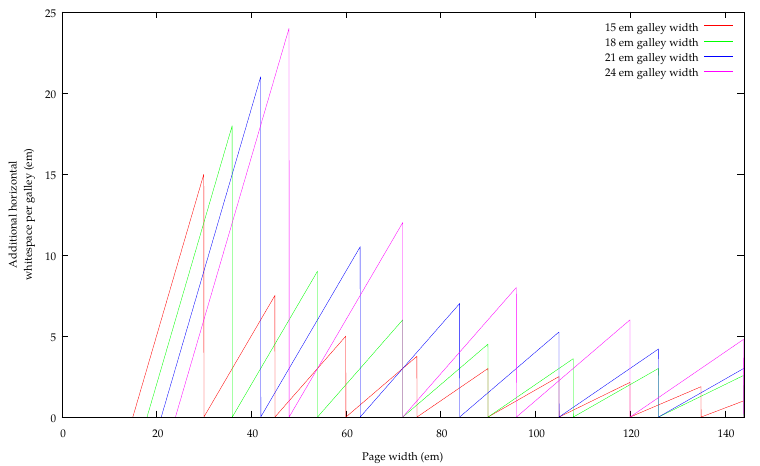

Generate this figure with gnuplot:
# set term postscript enhanced color eps font "Palatino" size 5in, 2in
# set output "overlay.ps"
set term pdf size 7.6in, 4.66in font "Palatino"
set output "overlay.pdf"
set samples 5000
set xlabel "Page width (em)"
set ylabel "Additional horizontal\nwhitespace per galley (em)"
# set yrange [0:1.2]

plot [0:144] for [n=1:4] m=(n+4)*3 (x - m*floor(x/m))/floor(x/m) title "".m." em galley width"
